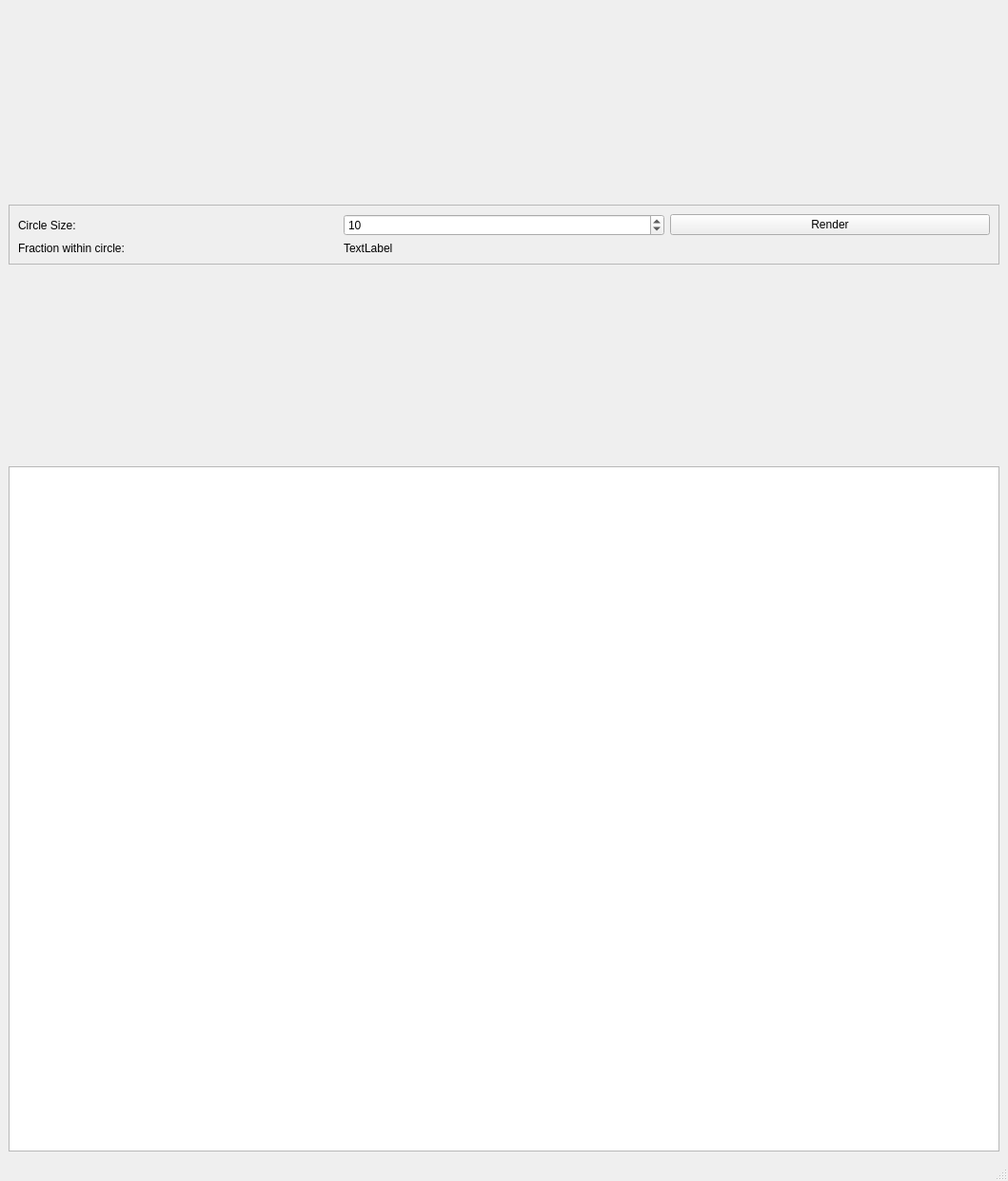
<?xml version="1.0" encoding="UTF-8"?>
<ui version="4.0">
 <class>MainWindow</class>
 <widget class="QMainWindow" name="MainWindow">
  <property name="geometry">
   <rect>
    <x>0</x>
    <y>0</y>
    <width>1059</width>
    <height>1241</height>
   </rect>
  </property>
  <property name="windowTitle">
   <string>MainWindow</string>
  </property>
  <widget class="QWidget" name="centralwidget">
   <layout class="QVBoxLayout" name="verticalLayout">
    <item>
     <widget class="QFrame" name="canvasFrame">
      <property name="minimumSize">
       <size>
        <width>0</width>
        <height>200</height>
       </size>
      </property>
      <property name="frameShape">
       <enum>QFrame::NoFrame</enum>
      </property>
      <property name="frameShadow">
       <enum>QFrame::Raised</enum>
      </property>
      <layout class="QHBoxLayout" name="horizontalLayout_2">
       <property name="margin">
        <number>0</number>
       </property>
      </layout>
     </widget>
    </item>
    <item>
     <widget class="QFrame" name="frame">
      <property name="frameShape">
       <enum>QFrame::StyledPanel</enum>
      </property>
      <property name="frameShadow">
       <enum>QFrame::Raised</enum>
      </property>
      <layout class="QGridLayout" name="gridLayout">
       <item row="0" column="2">
        <widget class="QPushButton" name="renderButton">
         <property name="text">
          <string>Render</string>
         </property>
        </widget>
       </item>
       <item row="0" column="1">
        <widget class="QSpinBox" name="radiusBox">
         <property name="value">
          <number>10</number>
         </property>
        </widget>
       </item>
       <item row="0" column="0">
        <widget class="QLabel" name="label">
         <property name="text">
          <string>Circle Size:</string>
         </property>
        </widget>
       </item>
       <item row="1" column="0">
        <widget class="QLabel" name="label_2">
         <property name="text">
          <string>Fraction within circle:</string>
         </property>
        </widget>
       </item>
       <item row="1" column="1">
        <widget class="QLabel" name="fractionWithinCircleLabel">
         <property name="text">
          <string>TextLabel</string>
         </property>
        </widget>
       </item>
      </layout>
     </widget>
    </item>
    <item>
     <widget class="QLabel" name="selectedDirectionLabel">
      <property name="minimumSize">
       <size>
        <width>0</width>
        <height>200</height>
       </size>
      </property>
      <property name="font">
       <font>
        <pointsize>15</pointsize>
       </font>
      </property>
      <property name="text">
       <string/>
      </property>
      <property name="wordWrap">
       <bool>true</bool>
      </property>
     </widget>
    </item>
    <item>
     <widget class="QTableView" name="resultsTable">
      <property name="selectionMode">
       <enum>QAbstractItemView::ExtendedSelection</enum>
      </property>
      <property name="selectionBehavior">
       <enum>QAbstractItemView::SelectRows</enum>
      </property>
     </widget>
    </item>
   </layout>
  </widget>
  <widget class="QMenuBar" name="menubar">
   <property name="geometry">
    <rect>
     <x>0</x>
     <y>0</y>
     <width>1059</width>
     <height>25</height>
    </rect>
   </property>
  </widget>
  <widget class="QStatusBar" name="statusbar"/>
 </widget>
 <resources/>
 <connections/>
</ui>
